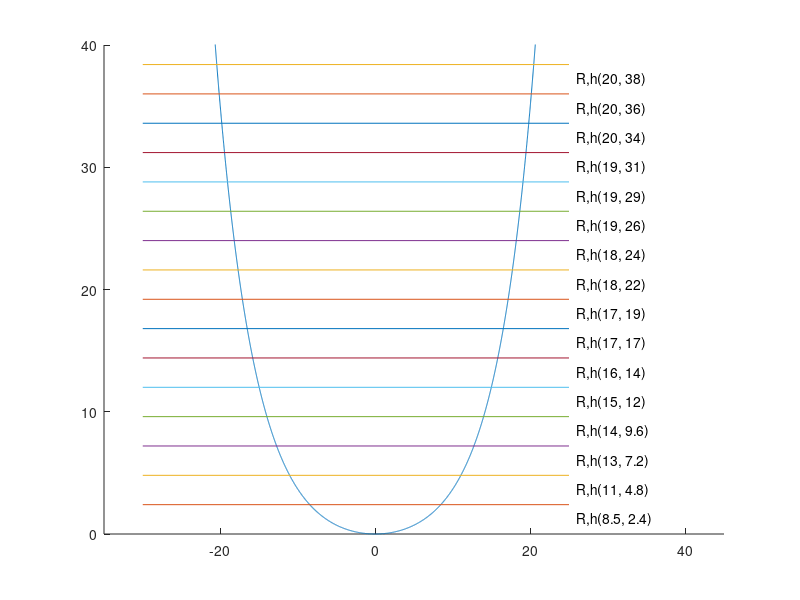
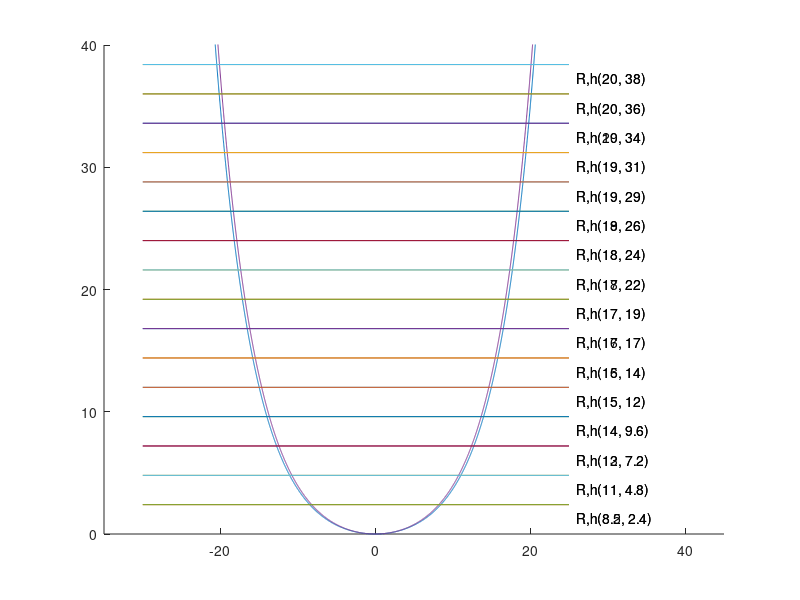
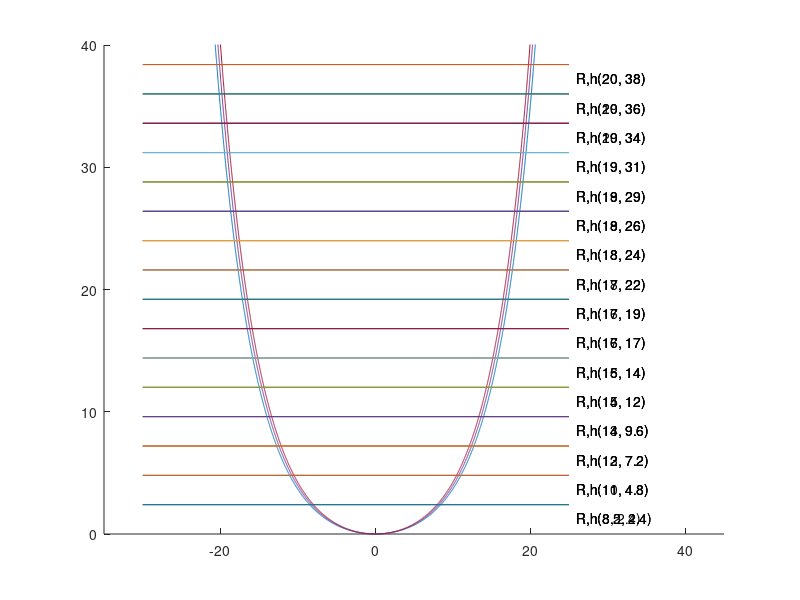
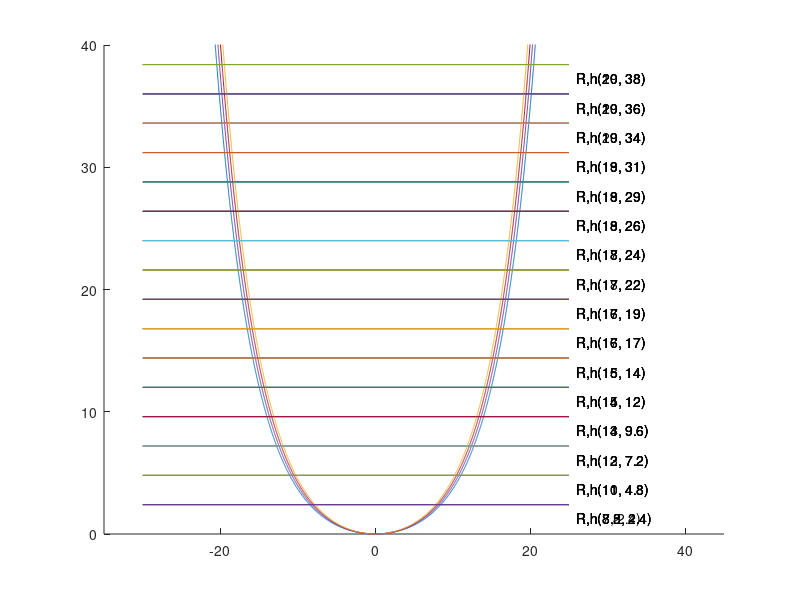

These charts were generated, in order, by the following MATLAB code: (Note: a time limit stopped this script after it produced the figures.)
% Prevent Octave from thinking that this
% is a function file:
1;

function [x, y] = catenary(s,w,a) 
  
## calculate catenary curve
  x = s;
  # y=a*cosh((x)/a) - a;
    y = w*(cosh(x/a)-1);
end
% s, the length of the chain in increments 

s = [-30:0.01:30]; % meters
figure;

## http://www.beginningbeekeeping.com/BeeFaqs.htm
## a bee has max 5/8 inch length = 1.58 cm
## a bee weights a tenth of a gram = 1/10000
## lambda = nr of bees per meter * weigh of a bee

subplot(1,1,1);
## I needed to tweak the T to get into a workable catenary shape

# dimensions
hive_height = 40;
hive_max_width = 30;
wood_width = 2.4;
figure1 = figure;

for a = 5
  for w =1.33:0.1:4
  a
  w
  [x, y] = catenary(s, w, a);;
    # draw the catenary curve
    hold on;
    plot(x,y);
    axis([-35 45 0 40]);
    C = [x; y]';
    #save myfile.mat C;

    A = [,];
    for h = 0:wood_width:40 
      i = 3;
      while (i <= rows(C))
         if (C(i-1,2) < h && C(i,2) >= h)
           new_row = [C(i,1), C(i,2)];
           # add lines on the curve graph
            %% plot a line between two points using plot([x1,x2],[y1,y2])
            plot([-30,25],[h,h]);
            text(26, h-(wood_width/2), sprintf("R,h(%1.2g, %1.2g)",C(i,1),h));
            hold on;           
           A = [A; new_row];
         endif  
        i++;
      endwhile  
    end
    A
   save catenary.mat A
   saveas(figure1,'finename.ext')  % here you save the figure

  end
end
